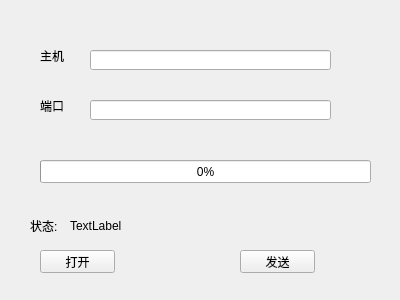
<?xml version="1.0" encoding="UTF-8"?>
<ui version="4.0">
 <class>Widget</class>
 <widget class="QWidget" name="Widget">
  <property name="geometry">
   <rect>
    <x>0</x>
    <y>0</y>
    <width>400</width>
    <height>300</height>
   </rect>
  </property>
  <property name="windowTitle">
   <string>Widget</string>
  </property>
  <widget class="QLabel" name="label">
   <property name="geometry">
    <rect>
     <x>40</x>
     <y>50</y>
     <width>54</width>
     <height>12</height>
    </rect>
   </property>
   <property name="text">
    <string>主机</string>
   </property>
  </widget>
  <widget class="QLabel" name="label_2">
   <property name="geometry">
    <rect>
     <x>40</x>
     <y>100</y>
     <width>54</width>
     <height>12</height>
    </rect>
   </property>
   <property name="text">
    <string>端口</string>
   </property>
  </widget>
  <widget class="QLineEdit" name="hostLineEdit">
   <property name="geometry">
    <rect>
     <x>90</x>
     <y>50</y>
     <width>241</width>
     <height>20</height>
    </rect>
   </property>
  </widget>
  <widget class="QLineEdit" name="portLineEdit">
   <property name="geometry">
    <rect>
     <x>90</x>
     <y>100</y>
     <width>241</width>
     <height>20</height>
    </rect>
   </property>
  </widget>
  <widget class="QProgressBar" name="clientProgressBar">
   <property name="geometry">
    <rect>
     <x>40</x>
     <y>160</y>
     <width>331</width>
     <height>23</height>
    </rect>
   </property>
   <property name="value">
    <number>0</number>
   </property>
  </widget>
  <widget class="QLabel" name="statusLable">
   <property name="geometry">
    <rect>
     <x>30</x>
     <y>220</y>
     <width>54</width>
     <height>12</height>
    </rect>
   </property>
   <property name="text">
    <string>状态:</string>
   </property>
  </widget>
  <widget class="QLabel" name="clientStatusLable">
   <property name="geometry">
    <rect>
     <x>70</x>
     <y>220</y>
     <width>54</width>
     <height>12</height>
    </rect>
   </property>
   <property name="text">
    <string>TextLabel</string>
   </property>
  </widget>
  <widget class="QPushButton" name="openButton">
   <property name="geometry">
    <rect>
     <x>40</x>
     <y>250</y>
     <width>75</width>
     <height>23</height>
    </rect>
   </property>
   <property name="text">
    <string>打开</string>
   </property>
  </widget>
  <widget class="QPushButton" name="sendButton">
   <property name="geometry">
    <rect>
     <x>240</x>
     <y>250</y>
     <width>75</width>
     <height>23</height>
    </rect>
   </property>
   <property name="text">
    <string>发送</string>
   </property>
  </widget>
 </widget>
 <layoutdefault spacing="6" margin="11"/>
 <resources/>
 <connections/>
</ui>
